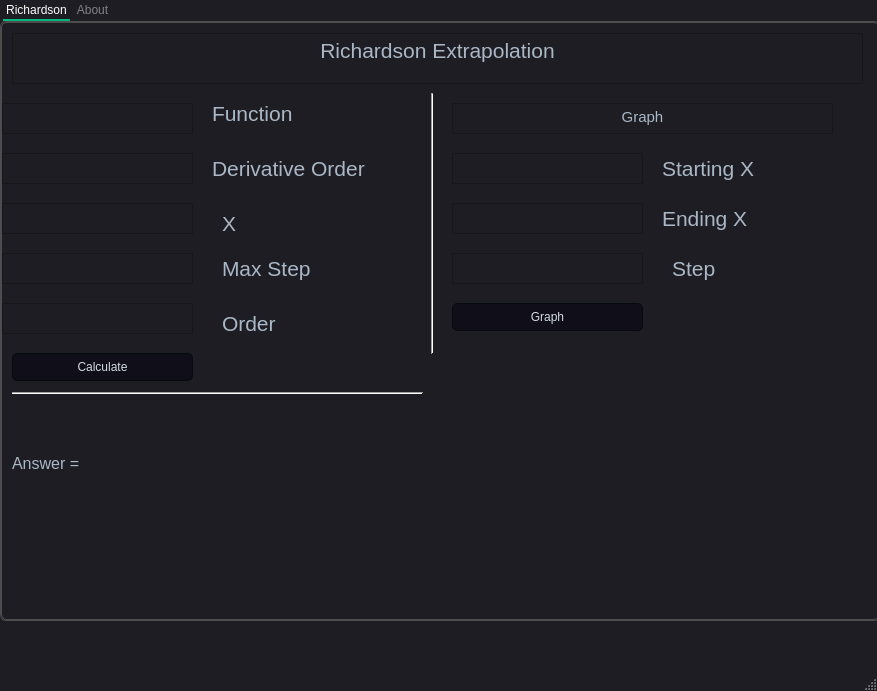
<?xml version="1.0" encoding="UTF-8"?>
<ui version="4.0">
 <class>MainWindow</class>
 <widget class="QMainWindow" name="MainWindow">
  <property name="geometry">
   <rect>
    <x>0</x>
    <y>0</y>
    <width>877</width>
    <height>691</height>
   </rect>
  </property>
  <property name="windowTitle">
   <string>MainWindow</string>
  </property>
  <property name="styleSheet">
   <string notr="true">/*
Material Dark Style Sheet for QT Applications
Author: Jaime A. Quiroga P.
Inspired on https://github.com/jxfwinter/qt-material-stylesheet
Company: GTRONICK
Last updated: 04/12/2018, 15:00.
Available at: https://github.com/GTRONICK/QSS/blob/master/MaterialDark.qss
*/
QMainWindow {
	background-color:#1e1d23;
}
QDialog {
	background-color:#1e1d23;
}
QColorDialog {
	background-color:#1e1d23;
}
QTextEdit {
	background-color:#1e1d23;
	color: #a9b7c6;
}
QPlainTextEdit {
	selection-background-color:#007b50;
	background-color:#1e1d23;
	border-style: solid;
	border-top-color: transparent;
	border-right-color: transparent;
	border-left-color: transparent;
	border-bottom-color: transparent;
	border-width: 1px;
	color: #a9b7c6;
}

QToolButton {
	border-style: solid;
	border-top-color: transparent;
	border-right-color: transparent;
	border-left-color: transparent;
	border-bottom-color: #04b97f;
	border-bottom-width: 1px;
	border-style: solid;
	color: #a9b7c6;
	padding: 2px;
	background-color: #1e1d23;
}
QToolButton:hover{
	border-style: solid;
	border-top-color: transparent;
	border-right-color: transparent;
	border-left-color: transparent;
	border-bottom-color: #37efba;
	border-bottom-width: 2px;
	border-style: solid;
	color: #FFFFFF;
	padding-bottom: 1px;
	background-color: #1e1d23;
}

QLineEdit {
	border-width: 1px; border-radius: 4px;
	border-color: rgb(58, 58, 58);
	border-style: inset;
	padding: 0 8px;
	color: #a9b7c6;
	background:#1e1d23;
	selection-background-color:#007b50;
	selection-color: #FFFFFF;
}
QLabel {
	color: #a9b7c6;
}
QLCDNumber {
	color: #37e6b4;
}
QProgressBar {
	text-align: center;
	color: rgb(240, 240, 240);
	border-width: 1px; 
	border-radius: 10px;
	border-color: rgb(58, 58, 58);
	border-style: inset;
	background-color:#1e1d23;
}
QProgressBar::chunk {
	background-color: #04b97f;
	border-radius: 5px;
}
QMenuBar {
	background-color: #1e1d23;
}
QMenuBar::item {
	color: #a9b7c6;
  	spacing: 3px;
  	padding: 1px 4px;
  	background: #1e1d23;
}

QMenuBar::item:selected {
  	background:#1e1d23;
	color: #FFFFFF;
}
QMenu::item:selected {
	border-style: solid;
	border-top-color: transparent;
	border-right-color: transparent;
	border-left-color: #04b97f;
	border-bottom-color: transparent;
	border-left-width: 2px;
	color: #FFFFFF;
	padding-left:15px;
	padding-top:4px;
	padding-bottom:4px;
	padding-right:7px;
	background-color: #1e1d23;
}
QMenu::item {
	border-style: solid;
	border-top-color: transparent;
	border-right-color: transparent;
	border-left-color: transparent;
	border-bottom-color: transparent;
	border-bottom-width: 1px;
	border-style: solid;
	color: #a9b7c6;
	padding-left:17px;
	padding-top:4px;
	padding-bottom:4px;
	padding-right:7px;
	background-color: #1e1d23;
}
QMenu{
	background-color:#1e1d23;
}
QTabWidget {
	color:rgb(0,0,0);
	background-color:#1e1d23;
}
QTabWidget::pane {
		border-color: rgb(77,77,77);
		background-color:#1e1d23;
		border-style: solid;
		border-width: 1px;
    	border-radius: 6px;
}
QTabBar::tab {
	border-style: solid;
	border-top-color: transparent;
	border-right-color: transparent;
	border-left-color: transparent;
	border-bottom-color: transparent;
	border-bottom-width: 1px;
	border-style: solid;
	color: #808086;
	padding: 3px;
	margin-left:3px;
	background-color: #1e1d23;
}
QTabBar::tab:selected, QTabBar::tab:last:selected, QTabBar::tab:hover {
  	border-style: solid;
	border-top-color: transparent;
	border-right-color: transparent;
	border-left-color: transparent;
	border-bottom-color: #04b97f;
	border-bottom-width: 2px;
	border-style: solid;
	color: #FFFFFF;
	padding-left: 3px;
	padding-bottom: 2px;
	margin-left:3px;
	background-color: #1e1d23;
}

QCheckBox {
	color: #a9b7c6;
	padding: 2px;
}
QCheckBox:disabled {
	color: #808086;
	padding: 2px;
}

QCheckBox:hover {
	border-radius:4px;
	border-style:solid;
	padding-left: 1px;
	padding-right: 1px;
	padding-bottom: 1px;
	padding-top: 1px;
	border-width:1px;
	border-color: rgb(87, 97, 106);
	background-color:#1e1d23;
}
QCheckBox::indicator:checked {

	height: 10px;
	width: 10px;
	border-style:solid;
	border-width: 1px;
	border-color: #04b97f;
	color: #a9b7c6;
	background-color: #04b97f;
}
QCheckBox::indicator:unchecked {

	height: 10px;
	width: 10px;
	border-style:solid;
	border-width: 1px;
	border-color: #04b97f;
	color: #a9b7c6;
	background-color: transparent;
}
QRadioButton {
	color: #a9b7c6;
	background-color: #1e1d23;
	padding: 1px;
}
QRadioButton::indicator:checked {
	height: 10px;
	width: 10px;
	border-style:solid;
	border-radius:5px;
	border-width: 1px;
	border-color: #04b97f;
	color: #a9b7c6;
	background-color: #04b97f;
}
QRadioButton::indicator:!checked {
	height: 10px;
	width: 10px;
	border-style:solid;
	border-radius:5px;
	border-width: 1px;
	border-color: #04b97f;
	color: #a9b7c6;
	background-color: transparent;
}
QStatusBar {
	color:#027f7f;
}
QSpinBox {
	color: #a9b7c6;	
	background-color: #1e1d23;
}
QDoubleSpinBox {
	color: #a9b7c6;	
	background-color: #1e1d23;
}
QTimeEdit {
	color: #a9b7c6;	
	background-color: #1e1d23;
}
QDateTimeEdit {
	color: #a9b7c6;	
	background-color: #1e1d23;
}
QDateEdit {
	color: #a9b7c6;	
	background-color: #1e1d23;
}
QComboBox {
	color: #a9b7c6;	
	background: #1e1d23;
}
QComboBox:editable {
	background: #1e1d23;
	color: #a9b7c6;
	selection-background-color: #1e1d23;
}
QComboBox QAbstractItemView {
	color: #a9b7c6;	
	background: #1e1d23;
	selection-color: #FFFFFF;
	selection-background-color: #1e1d23;
}
QComboBox:!editable:on, QComboBox::drop-down:editable:on {
	color: #a9b7c6;	
	background: #1e1d23;
}
QFontComboBox {
	color: #a9b7c6;	
	background-color: #1e1d23;
}
QToolBox {
	color: #a9b7c6;
	background-color: #1e1d23;
}
QToolBox::tab {
	color: #a9b7c6;
	background-color: #1e1d23;
}
QToolBox::tab:selected {
	color: #FFFFFF;
	background-color: #1e1d23;
}
QScrollArea {
	color: #FFFFFF;
	background-color: #1e1d23;
}
QSlider::groove:horizontal {
	height: 5px;
	background: #04b97f;
}
QSlider::groove:vertical {
	width: 5px;
	background: #04b97f;
}
QSlider::handle:horizontal {
	background: qlineargradient(x1:0, y1:0, x2:1, y2:1, stop:0 #b4b4b4, stop:1 #8f8f8f);
	border: 1px solid #5c5c5c;
	width: 14px;
	margin: -5px 0;
	border-radius: 7px;
}
QSlider::handle:vertical {
	background: qlineargradient(x1:1, y1:1, x2:0, y2:0, stop:0 #b4b4b4, stop:1 #8f8f8f);
	border: 1px solid #5c5c5c;
	height: 14px;
	margin: 0 -5px;
	border-radius: 7px;
}
QSlider::add-page:horizontal {
    background: white;
}
QSlider::add-page:vertical {
    background: white;
}
QSlider::sub-page:horizontal {
    background: #04b97f;
}
QSlider::sub-page:vertical {
    background: #04b97f;
}
/*split*/
QPushButton{
	border-style: solid;
	border-color: #050a0e;
	border-width: 1px;
	border-radius: 5px;
	color: #d3dae3;
	padding: 2px;
	background-color: #100E19;
}
QPushButton::default{
	border-style: solid;
	border-color: #050a0e;
	border-width: 1px;
	border-radius: 5px;
	color: #FFFFFF;
	padding: 2px;
	background-color: #151a1e;
}
QPushButton:hover{
	border-style: solid;
	border-top-color: qlineargradient(spread:pad, x1:0, y1:1, x2:1, y2:1, stop:0 #C0DB50, stop:0.4 #C0DB50, stop:0.5 #100E19, stop:1 #100E19);
    border-bottom-color: qlineargradient(spread:pad, x1:0, y1:1, x2:1, y2:1, stop:0 #100E19, stop:0.5 #100E19, stop:0.6 #C0DB50, stop:1 #C0DB50);
    border-left-color: qlineargradient(spread:pad, x1:0, y1:0, x2:0, y2:1, stop:0 #C0DB50, stop:0.3 #C0DB50, stop:0.7 #100E19, stop:1 #100E19);
    border-right-color: qlineargradient(spread:pad, x1:0, y1:1, x2:0, y2:0, stop:0 #C0DB50, stop:0.3 #C0DB50, stop:0.7 #100E19, stop:1 #100E19);
	border-width: 2px;
    border-radius: 1px;
	color: #d3dae3;
	padding: 2px;
}
QPushButton:pressed{
	border-style: solid;
	border-top-color: qlineargradient(spread:pad, x1:0, y1:1, x2:1, y2:1, stop:0 #d33af1, stop:0.4 #d33af1, stop:0.5 #100E19, stop:1 #100E19);
    border-bottom-color: qlineargradient(spread:pad, x1:0, y1:1, x2:1, y2:1, stop:0 #100E19, stop:0.5 #100E19, stop:0.6 #d33af1, stop:1 #d33af1);
    border-left-color: qlineargradient(spread:pad, x1:0, y1:0, x2:0, y2:1, stop:0 #d33af1, stop:0.3 #d33af1, stop:0.7 #100E19, stop:1 #100E19);
    border-right-color: qlineargradient(spread:pad, x1:0, y1:1, x2:0, y2:0, stop:0 #d33af1, stop:0.3 #d33af1, stop:0.7 #100E19, stop:1 #100E19);
	border-width: 2px;
    border-radius: 1px;
	color: #d3dae3;
	padding: 2px;
}

QStackedWidget {
    background-color: #1e1d23;
    border: 1px solid rgb(77, 77, 77);
    border-radius: 6px;
}

QStackedWidget {
    background-color: #1e1d23;
    border: 1px solid rgb(77, 77, 77);
    border-radius: 6px;
}

QStackedWidget::widget {
    padding: 6px;
}

QStackedWidget::widget:selected {
    background-color: #1e1d23;
    border-bottom: 2px solid #04b97f;
}

QStackedWidget::widget:hover {
    border-bottom: 1px solid #04b97f;
}
</string>
  </property>
  <widget class="QWidget" name="centralwidget">
   <widget class="QTabWidget" name="tabWidget">
    <property name="geometry">
     <rect>
      <x>0</x>
      <y>0</y>
      <width>881</width>
      <height>621</height>
     </rect>
    </property>
    <property name="currentIndex">
     <number>0</number>
    </property>
    <widget class="QWidget" name="tab_3">
     <attribute name="title">
      <string>Richardson</string>
     </attribute>
     <widget class="QTextEdit" name="textEdit">
      <property name="geometry">
       <rect>
        <x>0</x>
        <y>80</y>
        <width>191</width>
        <height>31</height>
       </rect>
      </property>
     </widget>
     <widget class="QTextEdit" name="textEdit_4">
      <property name="geometry">
       <rect>
        <x>0</x>
        <y>230</y>
        <width>191</width>
        <height>31</height>
       </rect>
      </property>
     </widget>
     <widget class="QLabel" name="label_3">
      <property name="geometry">
       <rect>
        <x>220</x>
        <y>190</y>
        <width>101</width>
        <height>21</height>
       </rect>
      </property>
      <property name="font">
       <font>
        <pointsize>16</pointsize>
       </font>
      </property>
      <property name="text">
       <string>X</string>
      </property>
     </widget>
     <widget class="QTextEdit" name="textEdit_2">
      <property name="geometry">
       <rect>
        <x>0</x>
        <y>130</y>
        <width>191</width>
        <height>31</height>
       </rect>
      </property>
     </widget>
     <widget class="QLabel" name="label_11">
      <property name="geometry">
       <rect>
        <x>660</x>
        <y>130</y>
        <width>151</width>
        <height>31</height>
       </rect>
      </property>
      <property name="font">
       <font>
        <pointsize>16</pointsize>
       </font>
      </property>
      <property name="text">
       <string>Starting X</string>
      </property>
     </widget>
     <widget class="QLabel" name="label">
      <property name="geometry">
       <rect>
        <x>210</x>
        <y>80</y>
        <width>131</width>
        <height>21</height>
       </rect>
      </property>
      <property name="font">
       <font>
        <pointsize>16</pointsize>
       </font>
      </property>
      <property name="text">
       <string>Function</string>
      </property>
     </widget>
     <widget class="QLabel" name="label_2">
      <property name="geometry">
       <rect>
        <x>210</x>
        <y>130</y>
        <width>191</width>
        <height>31</height>
       </rect>
      </property>
      <property name="font">
       <font>
        <pointsize>16</pointsize>
       </font>
      </property>
      <property name="text">
       <string>Derivative Order</string>
      </property>
     </widget>
     <widget class="QTextEdit" name="textEdit_3">
      <property name="geometry">
       <rect>
        <x>0</x>
        <y>180</y>
        <width>191</width>
        <height>31</height>
       </rect>
      </property>
     </widget>
     <widget class="MplWidget" name="widget" native="true">
      <property name="geometry">
       <rect>
        <x>470</x>
        <y>330</y>
        <width>361</width>
        <height>211</height>
       </rect>
      </property>
     </widget>
     <widget class="QTextEdit" name="textEdit_9">
      <property name="geometry">
       <rect>
        <x>450</x>
        <y>130</y>
        <width>191</width>
        <height>31</height>
       </rect>
      </property>
     </widget>
     <widget class="QLabel" name="label_4">
      <property name="geometry">
       <rect>
        <x>220</x>
        <y>230</y>
        <width>121</width>
        <height>31</height>
       </rect>
      </property>
      <property name="font">
       <font>
        <pointsize>16</pointsize>
       </font>
      </property>
      <property name="text">
       <string>Max Step</string>
      </property>
     </widget>
     <widget class="QTextEdit" name="textEdit_10">
      <property name="geometry">
       <rect>
        <x>450</x>
        <y>180</y>
        <width>191</width>
        <height>31</height>
       </rect>
      </property>
     </widget>
     <widget class="QLabel" name="label_10">
      <property name="geometry">
       <rect>
        <x>10</x>
        <y>420</y>
        <width>91</width>
        <height>41</height>
       </rect>
      </property>
      <property name="font">
       <font>
        <pointsize>12</pointsize>
       </font>
      </property>
      <property name="text">
       <string>Answer = </string>
      </property>
     </widget>
     <widget class="Line" name="line">
      <property name="geometry">
       <rect>
        <x>420</x>
        <y>70</y>
        <width>20</width>
        <height>261</height>
       </rect>
      </property>
      <property name="orientation">
       <enum>Qt::Vertical</enum>
      </property>
     </widget>
     <widget class="QLabel" name="label_9">
      <property name="geometry">
       <rect>
        <x>670</x>
        <y>230</y>
        <width>101</width>
        <height>31</height>
       </rect>
      </property>
      <property name="font">
       <font>
        <pointsize>16</pointsize>
       </font>
      </property>
      <property name="text">
       <string>Step</string>
      </property>
     </widget>
     <widget class="QTextEdit" name="textEdit_8">
      <property name="geometry">
       <rect>
        <x>450</x>
        <y>230</y>
        <width>191</width>
        <height>31</height>
       </rect>
      </property>
     </widget>
     <widget class="QLabel" name="label_5">
      <property name="geometry">
       <rect>
        <x>220</x>
        <y>290</y>
        <width>81</width>
        <height>21</height>
       </rect>
      </property>
      <property name="font">
       <font>
        <pointsize>16</pointsize>
       </font>
      </property>
      <property name="text">
       <string>Order</string>
      </property>
     </widget>
     <widget class="QTextEdit" name="textEdit_6">
      <property name="enabled">
       <bool>false</bool>
      </property>
      <property name="geometry">
       <rect>
        <x>10</x>
        <y>10</y>
        <width>851</width>
        <height>51</height>
       </rect>
      </property>
      <property name="font">
       <font>
        <pointsize>16</pointsize>
       </font>
      </property>
      <property name="sizeAdjustPolicy">
       <enum>QAbstractScrollArea::AdjustToContentsOnFirstShow</enum>
      </property>
      <property name="documentTitle">
       <string/>
      </property>
      <property name="html">
       <string>&lt;!DOCTYPE HTML PUBLIC &quot;-//W3C//DTD HTML 4.0//EN&quot; &quot;http://www.w3.org/TR/REC-html40/strict.dtd&quot;&gt;
&lt;html&gt;&lt;head&gt;&lt;meta name=&quot;qrichtext&quot; content=&quot;1&quot; /&gt;&lt;style type=&quot;text/css&quot;&gt;
p, li { white-space: pre-wrap; }
&lt;/style&gt;&lt;/head&gt;&lt;body style=&quot; font-family:'MS Shell Dlg 2'; font-size:16pt; font-weight:400; font-style:normal;&quot;&gt;
&lt;p align=&quot;center&quot; style=&quot; margin-top:0px; margin-bottom:0px; margin-left:0px; margin-right:0px; -qt-block-indent:0; text-indent:0px;&quot;&gt;Richardson Extrapolation&lt;/p&gt;&lt;/body&gt;&lt;/html&gt;</string>
      </property>
      <property name="placeholderText">
       <string>Numerical Analysis</string>
      </property>
     </widget>
     <widget class="QTextEdit" name="textEdit_5">
      <property name="geometry">
       <rect>
        <x>0</x>
        <y>280</y>
        <width>191</width>
        <height>31</height>
       </rect>
      </property>
     </widget>
     <widget class="QTextEdit" name="textEdit_7">
      <property name="enabled">
       <bool>false</bool>
      </property>
      <property name="geometry">
       <rect>
        <x>450</x>
        <y>80</y>
        <width>381</width>
        <height>31</height>
       </rect>
      </property>
      <property name="verticalScrollBarPolicy">
       <enum>Qt::ScrollBarAlwaysOff</enum>
      </property>
      <property name="sizeAdjustPolicy">
       <enum>QAbstractScrollArea::AdjustToContentsOnFirstShow</enum>
      </property>
      <property name="documentTitle">
       <string/>
      </property>
      <property name="html">
       <string>&lt;!DOCTYPE HTML PUBLIC &quot;-//W3C//DTD HTML 4.0//EN&quot; &quot;http://www.w3.org/TR/REC-html40/strict.dtd&quot;&gt;
&lt;html&gt;&lt;head&gt;&lt;meta name=&quot;qrichtext&quot; content=&quot;1&quot; /&gt;&lt;style type=&quot;text/css&quot;&gt;
p, li { white-space: pre-wrap; }
&lt;/style&gt;&lt;/head&gt;&lt;body style=&quot; font-family:'MS Shell Dlg 2'; font-size:7.8pt; font-weight:400; font-style:normal;&quot;&gt;
&lt;p align=&quot;center&quot; style=&quot; margin-top:0px; margin-bottom:0px; margin-left:0px; margin-right:0px; -qt-block-indent:0; text-indent:0px;&quot;&gt;&lt;span style=&quot; font-size:11pt;&quot;&gt;Graph&lt;/span&gt;&lt;/p&gt;&lt;/body&gt;&lt;/html&gt;</string>
      </property>
     </widget>
     <widget class="QLabel" name="label_12">
      <property name="geometry">
       <rect>
        <x>110</x>
        <y>420</y>
        <width>321</width>
        <height>41</height>
       </rect>
      </property>
      <property name="font">
       <font>
        <pointsize>12</pointsize>
       </font>
      </property>
      <property name="text">
       <string/>
      </property>
     </widget>
     <widget class="QLabel" name="label_7">
      <property name="geometry">
       <rect>
        <x>660</x>
        <y>180</y>
        <width>191</width>
        <height>31</height>
       </rect>
      </property>
      <property name="font">
       <font>
        <pointsize>16</pointsize>
       </font>
      </property>
      <property name="text">
       <string>Ending X</string>
      </property>
     </widget>
     <widget class="Line" name="line_2">
      <property name="geometry">
       <rect>
        <x>10</x>
        <y>360</y>
        <width>411</width>
        <height>20</height>
       </rect>
      </property>
      <property name="orientation">
       <enum>Qt::Horizontal</enum>
      </property>
     </widget>
     <widget class="QPushButton" name="pushButton">
      <property name="geometry">
       <rect>
        <x>10</x>
        <y>330</y>
        <width>181</width>
        <height>28</height>
       </rect>
      </property>
      <property name="autoFillBackground">
       <bool>false</bool>
      </property>
      <property name="text">
       <string>Calculate</string>
      </property>
     </widget>
     <widget class="QPushButton" name="pushButton_2">
      <property name="geometry">
       <rect>
        <x>450</x>
        <y>280</y>
        <width>191</width>
        <height>28</height>
       </rect>
      </property>
      <property name="text">
       <string>Graph</string>
      </property>
     </widget>
    </widget>
    <widget class="QWidget" name="tab_4">
     <attribute name="title">
      <string>About</string>
     </attribute>
     <widget class="QLabel" name="label_6">
      <property name="geometry">
       <rect>
        <x>20</x>
        <y>20</y>
        <width>55</width>
        <height>16</height>
       </rect>
      </property>
      <property name="text">
       <string/>
      </property>
     </widget>
     <widget class="QTextEdit" name="textEdit_11">
      <property name="enabled">
       <bool>false</bool>
      </property>
      <property name="geometry">
       <rect>
        <x>10</x>
        <y>10</y>
        <width>851</width>
        <height>501</height>
       </rect>
      </property>
      <property name="font">
       <font>
        <pointsize>16</pointsize>
       </font>
      </property>
      <property name="sizeAdjustPolicy">
       <enum>QAbstractScrollArea::AdjustToContentsOnFirstShow</enum>
      </property>
      <property name="documentTitle">
       <string/>
      </property>
      <property name="html">
       <string>&lt;!DOCTYPE HTML PUBLIC &quot;-//W3C//DTD HTML 4.0//EN&quot; &quot;http://www.w3.org/TR/REC-html40/strict.dtd&quot;&gt;
&lt;html&gt;&lt;head&gt;&lt;meta name=&quot;qrichtext&quot; content=&quot;1&quot; /&gt;&lt;style type=&quot;text/css&quot;&gt;
p, li { white-space: pre-wrap; }
&lt;/style&gt;&lt;/head&gt;&lt;body style=&quot; font-family:'MS Shell Dlg 2'; font-size:16pt; font-weight:400; font-style:normal;&quot;&gt;
&lt;p style=&quot; margin-top:0px; margin-bottom:0px; margin-left:0px; margin-right:0px; -qt-block-indent:0; text-indent:0px;&quot;&gt;&lt;span style=&quot; font-size:12pt;&quot;&gt;Richardson extrapolation is a numerical technique that enhances the accuracy of finite difference approximations, particularly in numerical differentiation or integration. Named after mathematician Lewis Fry Richardson, it involves using a sequence of approximations with varying step sizes to combine them, eliminating lower-order error terms and resulting in a more accurate estimate of the desired quantity. This method is particularly useful when dealing with numerical methods with known order of accuracy.&lt;/span&gt;&lt;/p&gt;
&lt;p style=&quot;-qt-paragraph-type:empty; margin-top:0px; margin-bottom:0px; margin-left:0px; margin-right:0px; -qt-block-indent:0; text-indent:0px; font-size:12pt;&quot;&gt;&lt;br /&gt;&lt;/p&gt;
&lt;p style=&quot; margin-top:0px; margin-bottom:0px; margin-left:0px; margin-right:0px; -qt-block-indent:0; text-indent:0px;&quot;&gt;&lt;span style=&quot; font-size:12pt;&quot;&gt;To use Richardson extrapolation for numerical differentiation:&lt;/span&gt;&lt;/p&gt;
&lt;p style=&quot;-qt-paragraph-type:empty; margin-top:0px; margin-bottom:0px; margin-left:0px; margin-right:0px; -qt-block-indent:0; text-indent:0px; font-size:12pt;&quot;&gt;&lt;br /&gt;&lt;/p&gt;
&lt;p style=&quot; margin-top:0px; margin-bottom:0px; margin-left:0px; margin-right:0px; -qt-block-indent:0; text-indent:0px;&quot;&gt;&lt;span style=&quot; font-size:12pt;&quot;&gt;1. Define the problem and function.&lt;/span&gt;&lt;/p&gt;
&lt;p style=&quot; margin-top:0px; margin-bottom:0px; margin-left:0px; margin-right:0px; -qt-block-indent:0; text-indent:0px;&quot;&gt;&lt;span style=&quot; font-size:12pt;&quot;&gt;2. Choose multiple step sizes.&lt;/span&gt;&lt;/p&gt;
&lt;p style=&quot; margin-top:0px; margin-bottom:0px; margin-left:0px; margin-right:0px; -qt-block-indent:0; text-indent:0px;&quot;&gt;&lt;span style=&quot; font-size:12pt;&quot;&gt;3. Generate derivatives for each size.&lt;/span&gt;&lt;/p&gt;
&lt;p style=&quot; margin-top:0px; margin-bottom:0px; margin-left:0px; margin-right:0px; -qt-block-indent:0; text-indent:0px;&quot;&gt;&lt;span style=&quot; font-size:12pt;&quot;&gt;4. Organize results in a table.&lt;/span&gt;&lt;/p&gt;
&lt;p style=&quot; margin-top:0px; margin-bottom:0px; margin-left:0px; margin-right:0px; -qt-block-indent:0; text-indent:0px;&quot;&gt;&lt;span style=&quot; font-size:12pt;&quot;&gt;5. Apply Richardson formula for a more accurate derivative.&lt;/span&gt;&lt;/p&gt;
&lt;p style=&quot; margin-top:0px; margin-bottom:0px; margin-left:0px; margin-right:0px; -qt-block-indent:0; text-indent:0px;&quot;&gt;&lt;span style=&quot; font-size:12pt;&quot;&gt;6. Analyze, adjust parameters if needed, and verify results.&lt;/span&gt;&lt;/p&gt;
&lt;p style=&quot;-qt-paragraph-type:empty; margin-top:0px; margin-bottom:0px; margin-left:0px; margin-right:0px; -qt-block-indent:0; text-indent:0px; font-size:12pt;&quot;&gt;&lt;br /&gt;&lt;/p&gt;
&lt;p style=&quot; margin-top:0px; margin-bottom:0px; margin-left:0px; margin-right:0px; -qt-block-indent:0; text-indent:0px;&quot;&gt;&lt;span style=&quot; font-size:12pt;&quot;&gt;Richardson extrapolation is a powerful technique for improving the accuracy of numerical methods, particularly when higher-order accuracy is desired. It has applications in numerical integration, numerical differentiation, and improving convergence rates for iterative methods.&lt;/span&gt;&lt;/p&gt;&lt;/body&gt;&lt;/html&gt;</string>
      </property>
      <property name="placeholderText">
       <string>Numerical Analysis</string>
      </property>
     </widget>
    </widget>
   </widget>
  </widget>
  <widget class="QMenuBar" name="menubar">
   <property name="geometry">
    <rect>
     <x>0</x>
     <y>0</y>
     <width>877</width>
     <height>23</height>
    </rect>
   </property>
  </widget>
  <widget class="QStatusBar" name="statusbar"/>
 </widget>
 <customwidgets>
  <customwidget>
   <class>MplWidget</class>
   <extends>QWidget</extends>
   <header>mplwidget.h</header>
   <container>1</container>
  </customwidget>
 </customwidgets>
 <resources/>
 <connections/>
</ui>
